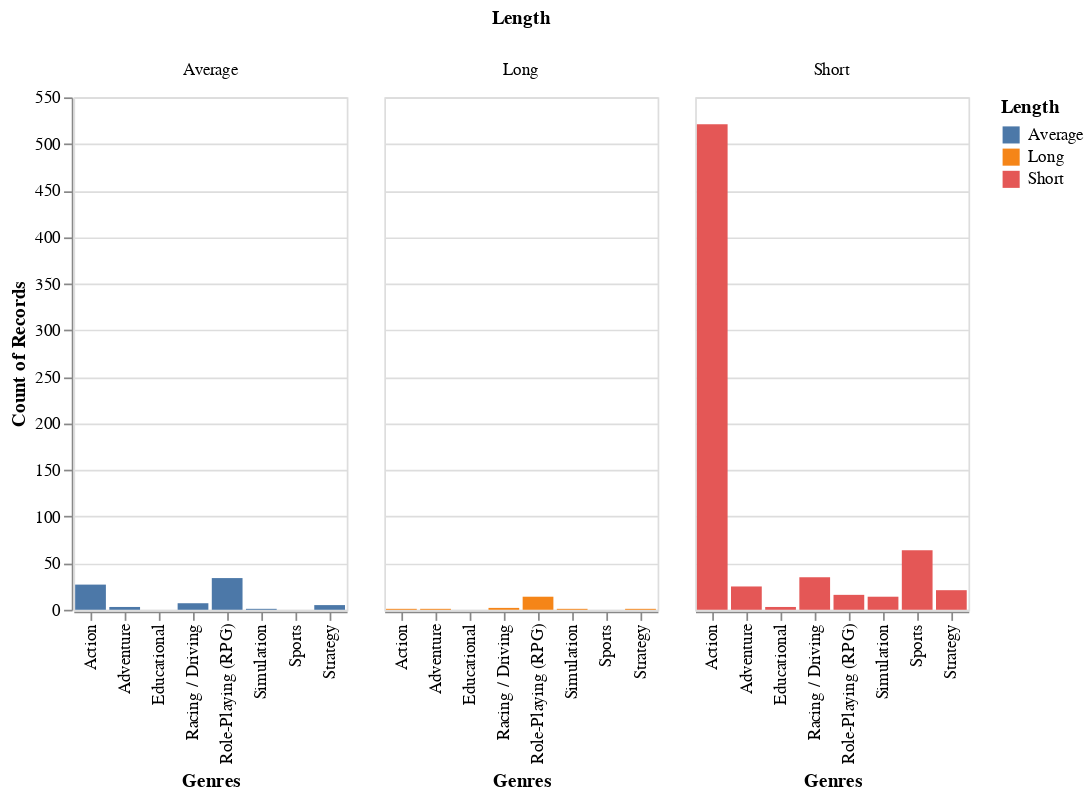

The notebook cell this image was saved under:
### Markdown cell above
#### **Instructions**
1. **Context:**
    - We have a faceted bar chart. The `x` axis encodes the `Genres` column in the data and the columns encode the newly added category `Length`.
2. **Analyze Genres:**
    - Observe the bar charts to identify the top genre for the each length.
    - You can hover on the bars to get the exact frequency.
3. **Document Findings:**
    - Note down the most common Genre for each length based on your interactive analysis in a new markdown cell.

### Code cell
NEW_COLUMN = "Length"

chart = alt.Chart(df_task_3a).mark_bar().encode(
    x="Genres:N",
    y="count():Q",
    color=f"{NEW_COLUMN}:N",
    column=f"{NEW_COLUMN}:N",
    tooltip="count()"
)
chart

### Figure 1 — Vega-Lite specification as saved in the notebook (floating-point values rounded to 4 significant figures; data arrays with more than 128 entries replaced by an {"elided": "..."} marker saying what was removed)
{"config": {"view": {"continuousWidth": 300, "continuousHeight": 300}}, "data": {"name": "data-6b403f5602c7a22fb696596878e80b94"}, "mark": {"type": "bar"}, "encoding": {"color": {"field": "Length", "type": "nominal"}, "column": {"field": "Length", "type": "nominal"}, "tooltip": {"aggregate": "count", "type": "quantitative"}, "x": {"field": "Genres", "type": "nominal"}, "y": {"aggregate": "count", "type": "quantitative"}}, "$schema": "https://vega.github.io/schema/vega-lite/v5.15.1.json", "datasets": {"data-6b403f5602c7a22fb696596878e80b94": {"elided": "796 records"}}}
